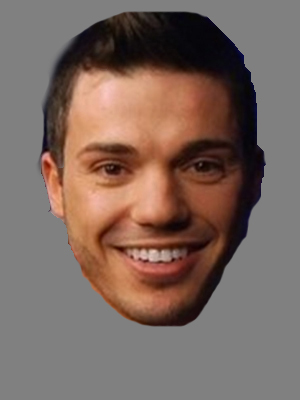
#> input picture stim/AU/AU04_13.jpg, 300 x 400 px; its folder holds only this picture in this run
$ python crop_gray.py
#> lines starting #> are read from the running program, lines starting #| are printed output that depends on the picture
from PIL import Image, ImageOps
from glob import glob
import pandas as pd
import pdb
import numpy as np
stim_folder = 'AU'
out_folder = '/home/vayzenbe/matlab_toolboxes/SHINEtoolbox/SHINEtoolbox/SHINE_INPUT'

im_files = glob(f'{stim_folder}/*.jpg')
im_buffer = 10
#def make_gray():
for imfile in im_files:
    #imfile = f'{stim_folder}/AU02_35.jpg'
    og_im = Image.open(imfile)
#> og_im is the input picture: PIL image 300x400 RGB; mean R, G, B 123.2, 104.1, 96


    im = Image.new(og_im.mode, [og_im.size[0] + im_buffer+30, og_im.size[1] +im_buffer+30],(128, 128, 128))
#> im: PIL image 340x440 RGB; every value is 128


    #t_loc = int((im_size - crop_im.size[0])/2)
    #l_loc = int((im_size- crop_im.size[1])/2)
    im.paste(og_im, (im_buffer+2, im_buffer+2))
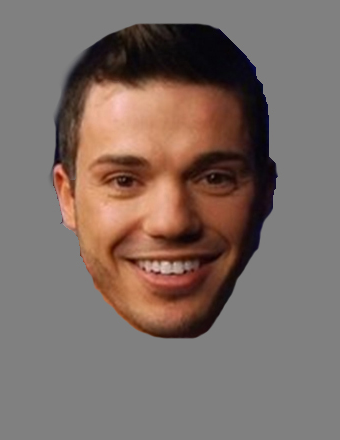
#> im: PIL image 340x440 RGB; mean R, G, B 124.2, 108.8, 102.3

    np_im = np.array(im)

    #pdb.set_trace()
    #Find where the red is by indexing the non-gray colors in a channel
    locs = np.argwhere(np_im[:,:,1] != 128)
#> locs = 56613 pairs, first value 20 to 339, second value 44 to 283

    #find left, top, right, and bottom
    top = np.min(locs[:,0])
#> top = 20
    left = np.min(locs[:,1])
#> left = 44
    bottom = np.max(locs[:,0])
#> bottom = 339
    right = np.max(locs[:,1])
#> right = 283


    #Crop IM
    crop_im = im.crop((left-im_buffer, top-im_buffer,  right+im_buffer, bottom+im_buffer))
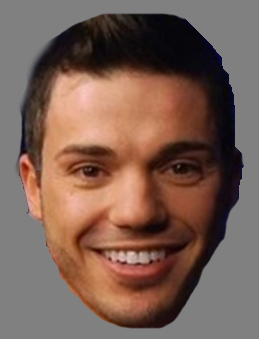
#> crop_im: PIL image 259x339 RGB; mean R, G, B 121.5, 95.3, 84.3
    #pdb.set_trace()

    #determine size of new images
    im_size = np.max(crop_im.size)
#> im_size = 339

    #Make a new image as a square
    new_im = Image.new(crop_im.mode, [im_size, im_size],(128, 128, 128))
#> new_im: PIL image 339x339 RGB; every value is 128

    #Determine where to paste it
    t_loc = int((im_size - crop_im.size[0])/2)
#> t_loc = 40
    l_loc = int((im_size- crop_im.size[1])/2)
#> l_loc = 0

    #paste into new_im
    new_im.paste(crop_im, (t_loc, l_loc))
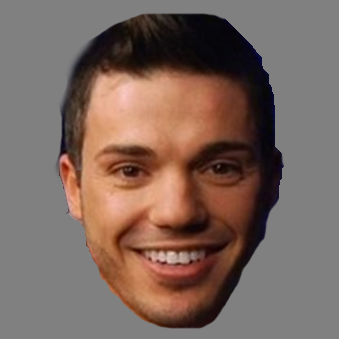
#> new_im: PIL image 339x339 RGB; mean R, G, B 123, 103, 94.6
    im_name = imfile.split('/')
    #new_im.save(f'{out_folder}/{im_name[1]}')

    gray_image = ImageOps.grayscale(new_im)
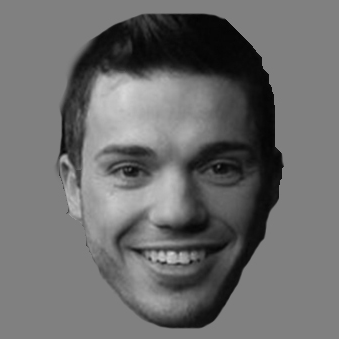
#> gray_image: PIL image 339x339 L; min 3, max 214, mean 108
    gray_image = gray_image.resize((300,300))
#> gray_image: PIL image 300x300 L
    #pdb.set_trace()
    gray_image.save(f'{out_folder}/{im_name[len(im_name)-1]}')


def creat_triallist():
    trial_list =pd.DataFrame(columns = ['stim1', 'stim2'])
    for sn1, s1 in enumerate(im_files):
        stim1 = s1.split('/')
        stim1 = stim1[1]
        for s2 in im_files[sn1+1:]:
            stim2 = s2.split('/')
            stim2 = stim2[1]
            #print(stim1,stim2)
            trial_list = trial_list.append(pd.Series([stim1, stim2],index = trial_list.columns), ignore_index=True)
            trial_list.to_csv('exp_trials.csv', index = False)

#pdb.set_trace()

#make_gray()

$ run again, on stim/AU/AU11_18.jpg
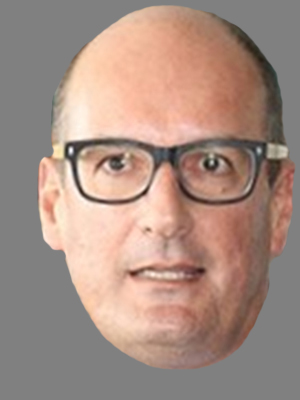
#> input picture stim/AU/AU11_18.jpg, 300 x 400 px
#> og_im is the input picture: PIL image 300x400 RGB; mean R, G, B 166.5, 141.9, 130.8
#> `im.paste(og_im, (im_buffer+2, im_buffer+2))`:
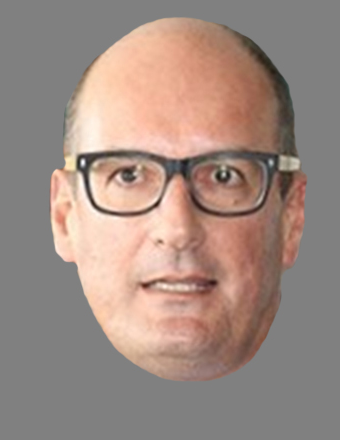
#> im: PIL image 340x440 RGB; mean R, G, B 158.9, 139.2, 130.3
#> locs = 73567 pairs, first value 12 to 387, second value 44 to 307
#> top = 12
#> left = 44
#> bottom = 387
#> right = 307
#> `gray_image = ImageOps.grayscale(new_im)`:
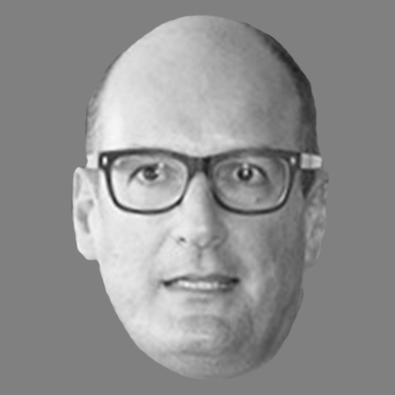
#> gray_image: PIL image 395x395 L; min 22, max 251, mean 143.4

$ run again, on stim/AU/AU16_22.jpg
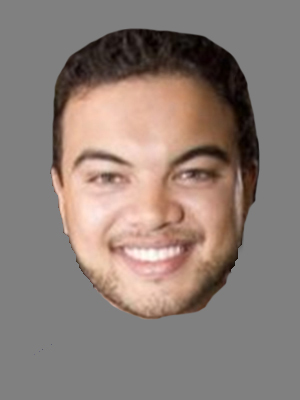
#> input picture stim/AU/AU16_22.jpg, 300 x 400 px
#> og_im is the input picture: PIL image 300x400 RGB; mean R, G, B 140.4, 126.6, 119.9
#> `im.paste(og_im, (im_buffer+2, im_buffer+2))`:
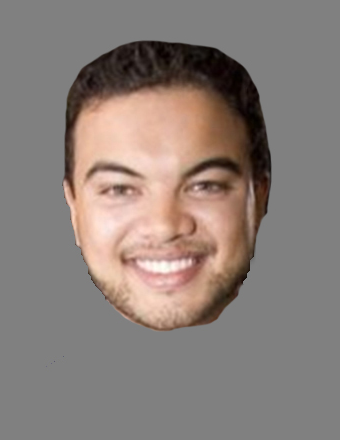
#> im: PIL image 340x440 RGB; mean R, G, B 137.9, 126.9, 121.5
#> locs = 50796 pairs, first value 36 to 371, second value 44 to 275
#> top = 36
#> left = 44
#> bottom = 371
#> right = 275
#> `gray_image = ImageOps.grayscale(new_im)`:
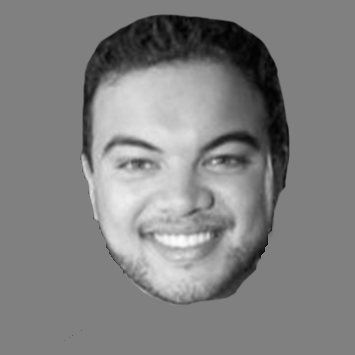
#> gray_image: PIL image 355x355 L; min 1, max 253, mean 129.9

$ run again, on stim/AU/AU16_30.jpg
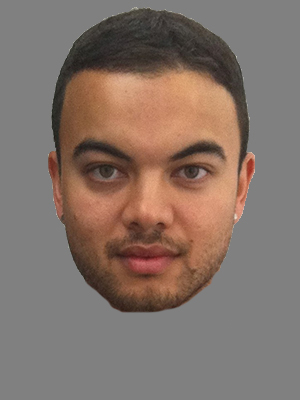
#> input picture stim/AU/AU16_30.jpg, 300 x 400 px
#> og_im is the input picture: PIL image 300x400 RGB; mean R, G, B 131.3, 114.8, 106
#> `im.paste(og_im, (im_buffer+2, im_buffer+2))`:
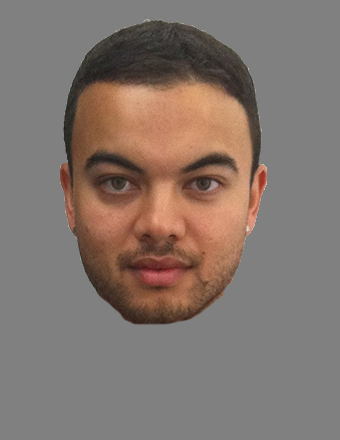
#> im: PIL image 340x440 RGB; mean R, G, B 130.7, 117.4, 110.4
#> locs = 51091 pairs, first value 12 to 339, second value 60 to 267
#> top = 12
#> left = 60
#> bottom = 339
#> right = 267
#> `gray_image = ImageOps.grayscale(new_im)`:
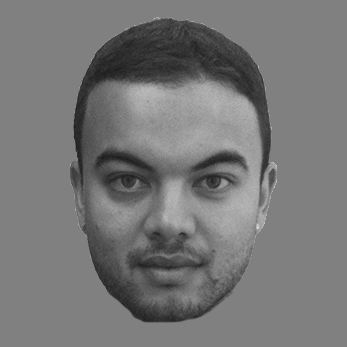
#> gray_image: PIL image 347x347 L; min 27, max 221, mean 118.8

$ run again, on stim/AU/AU07_13.jpg
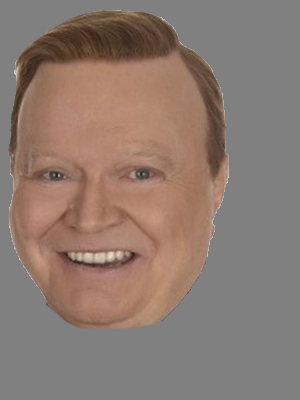
#> input picture stim/AU/AU07_13.jpg, 300 x 400 px
#> og_im is the input picture: PIL image 300x400 RGB; mean R, G, B 140.3, 122.2, 113
#> locs = 57799 pairs, first value 20 to 346, second value 20 to 243
#> top = 20
#> bottom = 346
#> right = 243
#> `gray_image = ImageOps.grayscale(new_im)`:
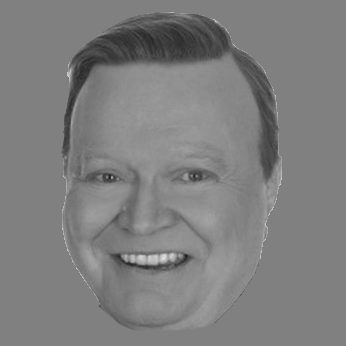
#> gray_image: PIL image 346x346 L; min 27, max 226, mean 126.6
